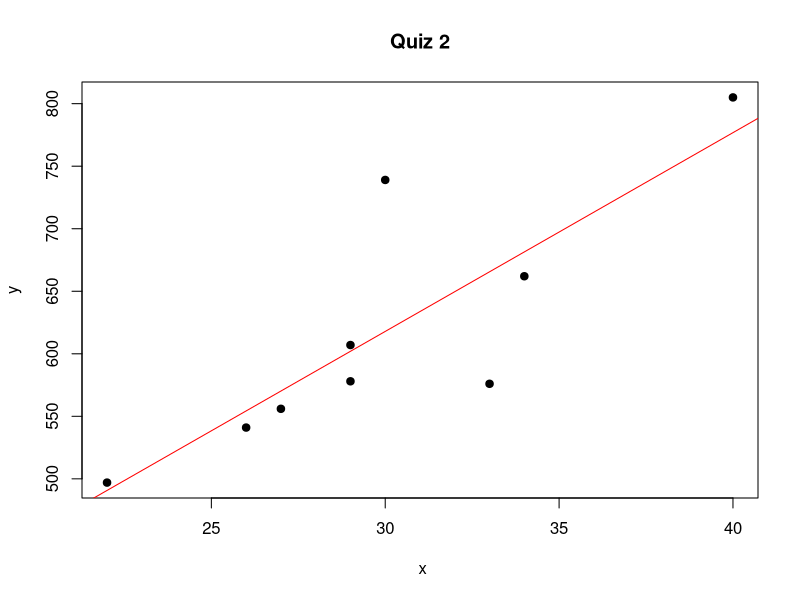

Recreate this plot in R.
library(ggplot2)

x = c(22,26,27,33,29,29,34,30,40)
y = c(497,541,556,576,578,607,662,739,805)

# cor = .82
cor(x, y) 

q1  = plot(x,y, main = 'Quiz 2', xlab = ' x', ylab = 'y', pch = 19) 
abline(lm(y~x), col = 'red')

# The estimated regression line equation is:
# y = 141.08 + 15.89x

model = lm(formula = y ~ x)
model

mean(x)
mean(y)
sum(x)
sum(y)

#When x = 31 then y = 636.46
y2 = 141.08 + 15.98 * (31)
y2

summary(model)
